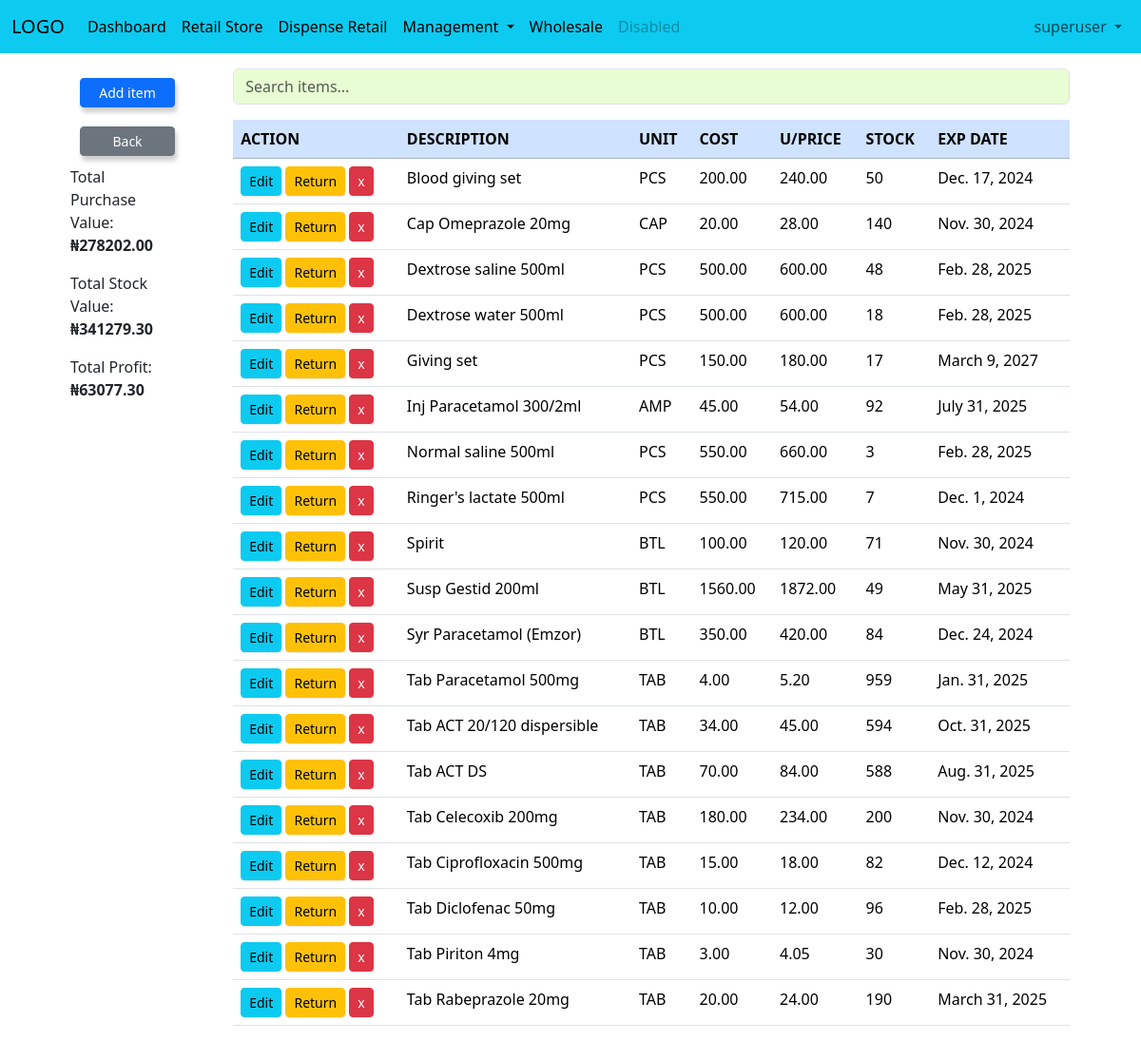
The page /store/ (signed in) on the database its author committed.
### app/models.py (models this page shows, shortened)
class Item(models.Model):
    MARKUP_CHOICES = [
        (0, 'No markup'),
        (5, '5% markup'),
        (10, '10% markup'),
        (15, '15% markup'),
        (20, '20% markup'),
        (25, '25% markup'),
        (30, '30% markup'),
        (35, '35% markup'),
        (40, '40% markup'),
        (45, '45% markup'),
        (50, '50% markup'),
        (55, '55% markup'),
        (60, '60% markup'),
        (65, '65% markup'),
        (70, '70% markup'),
        (75, '75% markup'),
        (80, '80% markup'),
        (85, '85% markup'),
        (90, '90% markup'),
        (95, '95% markup'),
        (100, '100% markup'),
    ]
    UNIT_CHOICES = [
        ('unit', 'Select Unit'),
        ('PCS', 'Pieces'),
        ('TAB', 'Tablets'),
        ('CAP', 'Capsules'),
        ('TIN', 'Tins'),
        ('BTL', 'Bottles'),
        ('PCK', 'Packets'),
        ('ROLL', 'Rolls'),
        ('CTN', 'Cartons'),
        ('AMP', 'Ampules'),
        ('VAIL', 'Vail'),
    ]
    name = models.CharField(max_length=100)
    unit = models.CharField(max_length=10, choices=UNIT_CHOICES, default='unit')
    cost = models.DecimalField(max_digits=10, decimal_places=2, default=0)
    price = models.DecimalField(max_digits=10, decimal_places=2)
    stock_quantity = models.IntegerField()
    exp_date = models.DateField()
    markup_percentage = models.IntegerField(choices=MARKUP_CHOICES, default=0)

### app/views.py (the view)
# urls.py: path('store/', views.store, name='store'),
@login_required
def store(request):
    items = Item.objects.all().order_by('name')
    total_purchase_value = sum(item.cost * item.stock_quantity for item in items)
    total_stock_value = sum(item.price * item.stock_quantity for item in items)
    total_profit = total_stock_value - total_purchase_value
    context = {
        'items': items,
        'total_purchase_value': total_purchase_value,
        'total_stock_value': total_stock_value,
        'total_profit': total_profit,
    }
    return render(request, 'store.html', context)

### app/templates/store.html (shortened to what this page needs)
{% extends 'base.html' %}
{% load static %}
    {% block content %}
    <div class="container">
        <div class="side-nav">
            <a class="btn btn-primary btn-sm" data-bs-toggle="modal" data-bs-target="#addItemModal" type="button">Add
                item</a>
            <a class="btn btn-secondary btn-sm" href="{{request.META.HTTP_REFERER}}">Back</a>
            {% if request.user.is_superuser %}
            <p>Total Purchase Value: <strong>₦{{ total_purchase_value }}</strong></p>
            <p>Total Stock Value: <strong>₦{{ total_stock_value }}</strong></p>
            <p>Total Profit: <strong>₦{{ total_profit }}</strong></p>
            {% endif %}
        </div>
        <div class="col-md-8 offset-4">
            <input type="text" class="form-control mb-3" hx-get="{% url 'search_item' %}"
                hx-trigger="keyup changed delay:300ms" hx-target="#item-list" placeholder="Search items..."
                name="search" style="background-color: rgb(232, 253, 211);">
            <table class="table table-hover">
                <thead class="table-primary">
                    <tr>
                        <th scope="col">ACTION</th>
                        <th scope="col">DESCRIPTION</th>
                        <th scope="col">UNIT</th>
                        {% if user.is_superuser %}
                        <th scope="col">COST</th>
                        {% endif %}
                        <th scope="col">U/PRICE</th>
                        <th scope="col">STOCK</th>
                        <th scope="col">EXP DATE</th>
                    </tr>
                </thead>
                <tbody id="item-list">
                    {% for item in items %}
                    <tr>
                        <td>
                            <a class="btn btn-sm btn-info" data-bs-toggle="modal" data-bs-target="#editModal"
                                hx-get="{% url 'edit_item' item.id %}" hx-target="#editModal .modal-content">Edit</a>
                            <a class="btn btn-sm btn-warning" data-bs-toggle="modal" data-bs-target="#returnItemModal"
                                hx-get="{% url 'return_item' item.id %}"
                                hx-target="#returnItemModal .modal-content">Return</a>
                            <a href="{% url 'delete_item' item.id %}"
                                onclick="return confirm('Are you sure you want to delete {{item.name|title}} from  Store?')"
                                class="btn btn-sm btn-danger">x</a>
                        </td>
                        <td>{{item.name}}</td>
                        <td>{{item.unit}}</td>
                        {% if user.is_superuser %}
                        <td>{{item.cost}}</td>
                        {% endif %}
                        <td>{{item.price}}</td>
                        <td>{{item.stock_quantity}}</td>
                        <td>{{item.exp_date}}</td>
                    </tr>
                    {% endfor %}
                </tbody>
            </table>
        </div>
    </div>
    {% endblock %}

### app/templates/navbar.html (shortened to what this page needs)
<nav class="navbar navbar-expand-lg navbar-light bg-info">
    <div class="container-fluid">
        <a class="navbar-brand" href="#">LOGO</a>
        <div class="collapse navbar-collapse" id="navbarSupportedContent">
            <ul class="navbar-nav me-auto mb-2 mb-lg-0">
                <li class="nav-item">
                    <a class="nav-link active" aria-current="page" href="{% url 'dashboard' %}">Dashboard</a>
                </li>
                <li class="nav-item">
                    <a class="nav-link active" aria-current="page" href="{% url 'store' %}">Retail Store</a>
                </li>
                <li class="nav-item">
                    <a class="nav-link active" href="{% url 'cart' %}">Dispense Retail</a>
                </li>
                <li class="nav-item dropdown">
                    <a class="nav-link active dropdown-toggle" href="#" id="navbarDropdown" role="button"
                        data-bs-toggle="dropdown" aria-expanded="false">
                        Management
                    </a>
                </li>
                <li class="nav-item">
                    <a class="nav-link active" href="{% url 'wholesale_page' %}">Wholesale</a>
                </li>
                <li class="nav-item">
                    <a class="nav-link disabled" href="#" tabindex="-1" aria-disabled="true">Disabled</a>
                </li>
            </ul>
            <ul class="navbar-nav mb-2 mb-lg-0 ms-auto">
                {% if user.is_authenticated %}
                <li class="nav-item dropdown">
                    <a class="nav-link dropdown-toggle" href="#" role="button" data-bs-toggle="dropdown"
                        aria-expanded="false">
                        {{ user.username }}
                    </a>
                </li>
                {% else %}
                <li class="nav-item">
                    <a class="nav-link" href="{% url 'index' %}">Login</a>
                </li>
                {% endif %}
            </ul>
        </div>
    </div>
</nav>

### app/templates/store.html (style rules this page uses)
.container { display: grid; grid-template-columns: 1fr 4fr; margin-top: 1em; }
.col-md-8 { width: 55em; margin-left: -20px; }
.col-md-8 button, .col-md-8 a { box-shadow: 1px 1px 2px rgba(0, 0, 0, 0.1); }
.side-nav { width: 100px; position: sticky; top: 50px; height: calc(100vh - 50px); margin-left: 2em; }
.side-nav button, .side-nav a { margin: 10px; width: 100px; box-shadow: 2px 5px 5px rgba(0, 0, 0, 0.2); }

### rows shown on the page
Item: name "Blood giving set", unit "PCS", cost "200.00", price "240.00", stock_quantity "50", exp_date "Dec. 17, 2024"
Item: name "Cap Omeprazole 20mg", unit "CAP", cost "20.00", price "28.00", stock_quantity "140", exp_date "Nov. 30, 2024"
Item: name "Dextrose saline 500ml", unit "PCS", cost "500.00", price "600.00", stock_quantity "48", exp_date "Feb. 28, 2025"
Item: name "Dextrose water 500ml", unit "PCS", cost "500.00", price "600.00", stock_quantity "18", exp_date "Feb. 28, 2025"
Item: name "Giving set", unit "PCS", cost "150.00", price "180.00", stock_quantity "17", exp_date "March 9, 2027"
Item: name "Inj Paracetamol 300/2ml", unit "AMP", cost "45.00", price "54.00", stock_quantity "92", exp_date "July 31, 2025"
Item: name "Normal saline 500ml", unit "PCS", cost "550.00", price "660.00", stock_quantity "3", exp_date "Feb. 28, 2025"
Item: name "Ringer's lactate 500ml", unit "PCS", cost "550.00", price "715.00", stock_quantity "7", exp_date "Dec. 1, 2024"
Item: name "Spirit", unit "BTL", cost "100.00", price "120.00", stock_quantity "71", exp_date "Nov. 30, 2024"
Item: name "Susp Gestid 200ml", unit "BTL", cost "1560.00", price "1872.00", stock_quantity "49", exp_date "May 31, 2025"
Item: name "Syr Paracetamol (Emzor)", unit "BTL", cost "350.00", price "420.00", stock_quantity "84", exp_date "Dec. 24, 2024"
Item: name "Tab Paracetamol 500mg", unit "TAB", cost "4.00", price "5.20", stock_quantity "959", exp_date "Jan. 31, 2025"
Item: name "Tab ACT 20/120 dispersible", unit "TAB", cost "34.00", price "45.00", stock_quantity "594", exp_date "Oct. 31, 2025"
Item: name "Tab ACT DS", unit "TAB", cost "70.00", price "84.00", stock_quantity "588", exp_date "Aug. 31, 2025"
Item: name "Tab Celecoxib 200mg", unit "TAB", cost "180.00", price "234.00", stock_quantity "200", exp_date "Nov. 30, 2024"
Item: name "Tab Ciprofloxacin 500mg", unit "TAB", cost "15.00", price "18.00", stock_quantity "82", exp_date "Dec. 12, 2024"
Item: name "Tab Diclofenac 50mg", unit "TAB", cost "10.00", price "12.00", stock_quantity "96", exp_date "Feb. 28, 2025"
Item: name "Tab Piriton 4mg", unit "TAB", cost "3.00", price "4.05", stock_quantity "30", exp_date "Nov. 30, 2024"
Item: name "Tab Rabeprazole 20mg", unit "TAB", cost "20.00", price "24.00", stock_quantity "190", exp_date "March 31, 2025"

### other values the page prints
{{ user.username }} "superuser"
{{ total_purchase_value }} "278202.00"
{{ total_stock_value }} "341279.30"
{{ total_profit }} "63077.30"
